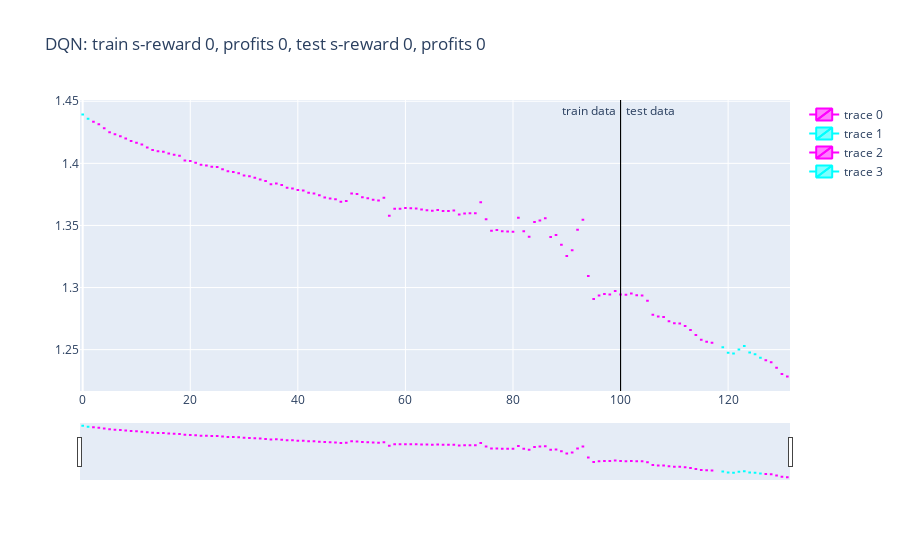

This figure's notebook cell:
### Code cell
train0, train1, test0, test1 = plot_train_test_by_q(Environment1(train), Environment1(test), Q, 'DQN')
